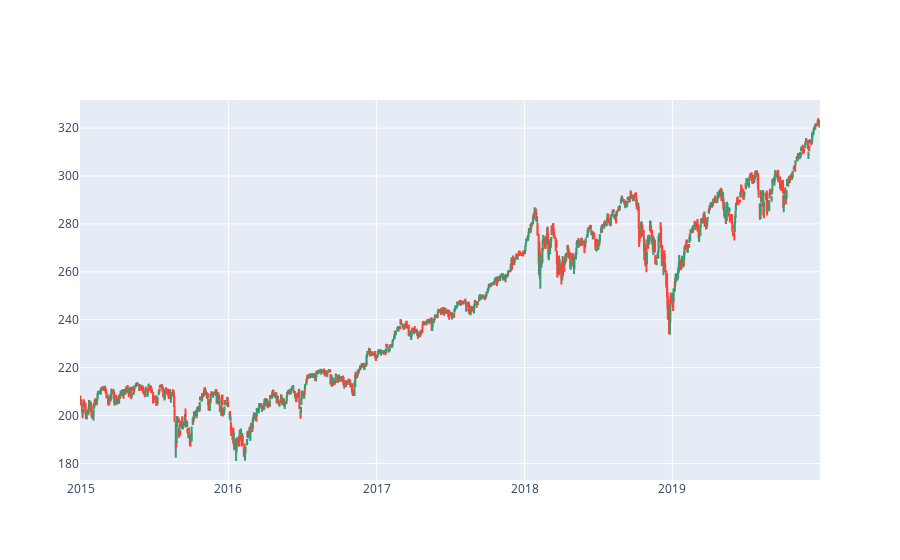

Here is the notebook cell this chart was saved with:
### Code cell
data = yf.download("SPY", "2015-01-01", "2020-01-01")
fig = go.Figure(data = [
        go.Candlestick(x = data.index, 
        open = data["Open"], high = data["High"],
        low = data["Low"], close = data["Close"])
    ])

fig.update_layout(xaxis_rangeslider_visible=False)
fig.show()

### Figure 1 — Plotly figure (JSON) as saved in the notebook; plotly's stock layout.template omitted (floating-point values rounded to 4 significant figures; data arrays with more than 128 entries replaced by an {"elided": "..."} marker saying what was removed)
{"data": [{"close": {"elided": "1259 float values"}, "high": {"elided": "1259 float values"}, "low": {"elided": "1259 float values"}, "open": {"elided": "1259 float values"}, "type": "candlestick", "x": {"elided": "1259 str values"}}], "layout": {"xaxis": {"rangeslider": {"visible": false}}}}
